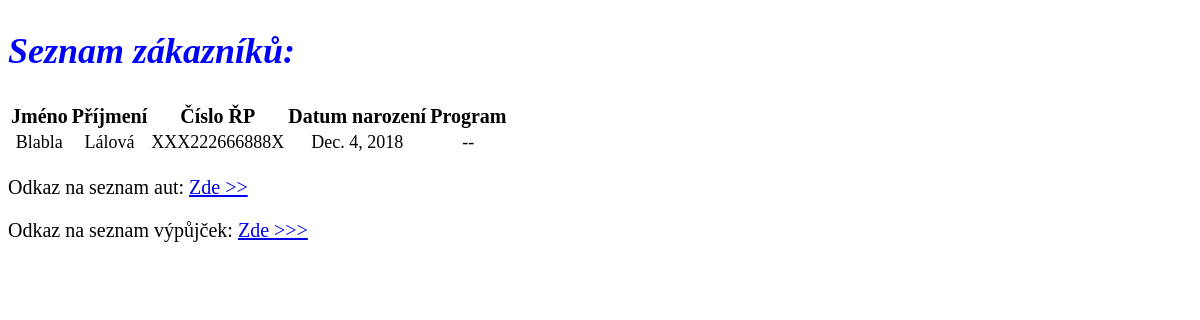
Before: /katalog/zakaznici/ with the older database file.
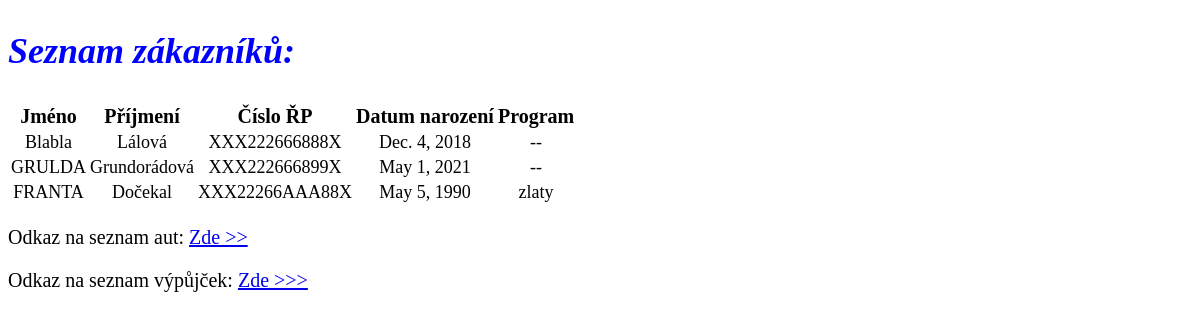
After: the same page with the newer database file.
### katalog/models.py (models this page shows, shortened)
class Zakaznik(models.Model):
    PROGRAM = (
    ('zlaty', 'Zlatý program'),
    ('platinovy', 'Platinový program'),
    ('--', 'Běžný zákazník'))
    krestniJmeno = models.CharField(max_length=100)
    prijmeni = models.CharField(max_length=100)
    cisloRidicskehoPrukazu = models.CharField(max_length=40)
    datumNarozeni = models.DateField()
    program = models.CharField(max_length=12, choices=PROGRAM)

### katalog/views.py (the view)
# urls.py: path('zakaznici/', views.ZakazniciView.as_view(), name='seznam_zakazniku'),
class ZakazniciView(ListView):
    model = models.Zakaznik
    template_name = "katalog/zakaznici_list.html"

### katalog/templates/katalog/zakaznici_list.html
{% extends 'base.html' %}
{% block content %}
<h2>Seznam zákazníků:</h2>
<table>
  <tr>
      <th> Jméno</th>
      <th>Příjmení</th>
      <th>Číslo ŘP</th>
      <th>Datum narození</th>
      <th>Program</th>
  </tr>
    {% for Zakaznik in object_list %}
  <tr>
      <td> {{Zakaznik.krestniJmeno}}</td>
      <td> {{Zakaznik.prijmeni}}</td>
      <td> {{Zakaznik.cisloRidicskehoPrukazu}}</td>
      <td> {{Zakaznik.datumNarozeni}}</td>
      <td> {{Zakaznik.program}}</td>
  </tr>
    {% empty %}
    <tr>  Momentálně nemáme v nabídce žádná auta.</tr>
    {% endfor %}
</table>
<p> Odkaz na seznam  aut:
    {% url 'seznamaut' as the_url %}
    {% if the_url %}
    <a href="{{ the_url }}">Zde >></a>
    {% endif %}
</p>
<p> Odkaz na seznam  výpůjček:
    {% url 'vypujcky' as the_url %}
    {% if the_url %}
    <a href="{{ the_url }}">Zde >>></a>
    {% endif %}
</p>
{% endblock %}

### katalog/templates/base.html (shortened to what this page needs)
<!DOCTYPE html>
<html lang="cs">
<head>
</head>
<body>
{% block content %}
{% endblock %}
</body>
</html>

### katalog/templates/base.html (style rules this page uses)
h2 { color: blue; font-size: 36px; font-style: italic; }
body { font-size: 20px; }
table { text-align:center; }
td { font-size: 18px; }

Changed rows visible on the page:
added Zakaznik: krestniJmeno "GRULDA", prijmeni "Grundorádová", cisloRidicskehoPrukazu "XXX222666899X", datumNarozeni "May 1, 2021", program "--"
added Zakaznik: krestniJmeno "FRANTA", prijmeni "Dočekal", cisloRidicskehoPrukazu "XXX22266AAA88X", datumNarozeni "May 5, 1990", program "zlaty"
